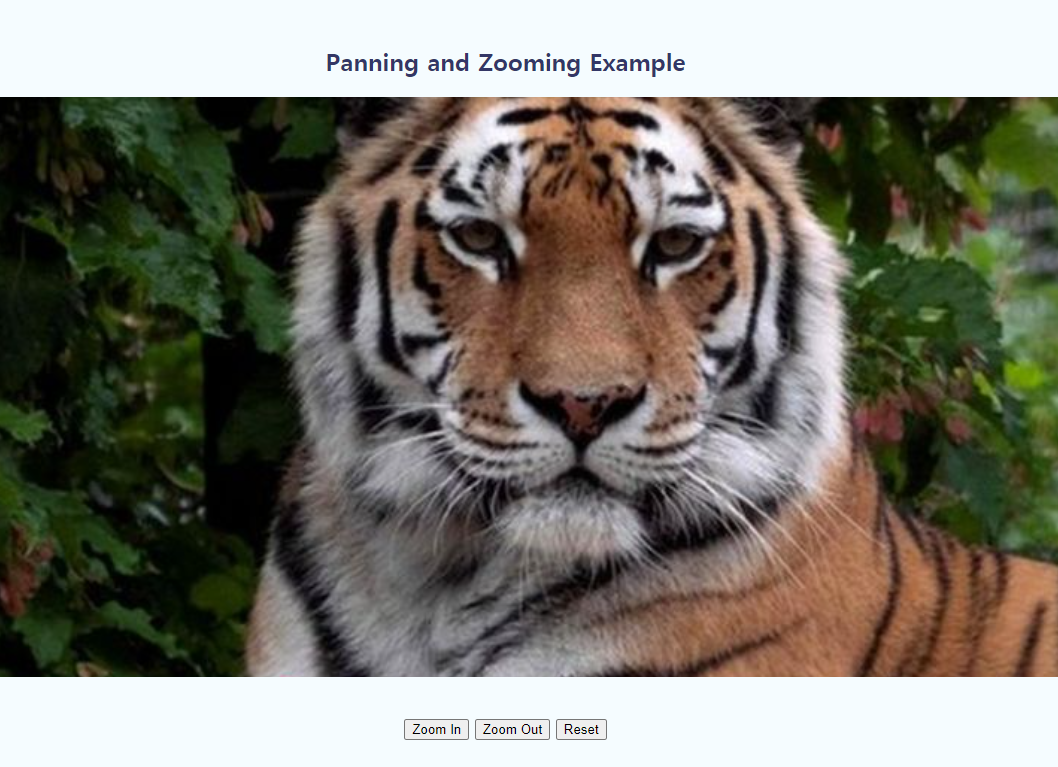
#> input picture panzoom executing.png, 1058 x 767 px, found by its file name
$ python MainProcessor.py
#> lines starting #> are read from the running program, lines starting #| are printed output that depends on the picture
### ImageHandler.py
# imorting the module
from SelectionTracker import SelectionTracker
import cv2
import imutils
from tkinter import *

class ImageHandler:
    windowName = 'ImageProcessing'
    filePath = ''
    tracker = SelectionTracker()

    # root = Tk()
    # root.title('stored position')

    page = 0
    # width: 1200px, height: 1697px
    yPos = [0, 1697]

    dataType = {'N':'None', 'D':'Data', 'C':'Check', 'S':'Signature'}
    currType = 'None'

    def __init__(self, img):
        # click_eve
        params = [img]

        # window setting
        # how is this method works exactly?
        cv2.namedWindow(self.windowName)

        # setting mouse handler for the image
        # and calling the click_event() function
        # params like array
        cv2.setMouseCallback(self.windowName, self.click_event, params)

        cv2.imshow(self.windowName, self.resize(img))

        # self.tracker.root.mainloop()

        self.loop()

        self.destroy()

    def loop(self):
        while True:
            keycode = cv2.waitKey(0)
            print(keycode)
            if keycode == ord('q') or keycode == 27 or keycode == -1:
                print('quit..')
                break

            # toggle data type
            if keycode == ord('d') or keycode == ord('D'):
                if self.currType != self.dataType['D']:
                    self.currType = self.dataType['D']
                else:
                    self.currType = self.dataType['N']
                continue

            if keycode == ord('n') or keycode == ord('N'):
                if self.currType != self.dataType['N']:
                    self.currType = self.dataType['N']
                continue

            if keycode == ord('c') or keycode == ord('C'):
                if self.currType != self.dataType['C']:
                    self.currType = self.dataType['C']
                else:
                    self.currType = self.dataType['N']
                continue

            if keycode == ord('s') or keycode == ord('S'):
                if self.currType != self.dataType['S']:
                    self.currType = self.dataType['S']
                else:
                    self.currType = self.dataType['N']
                continue

    # returned resized image
    def resize(self, img):
        # [4 lines of commented-out code are left out]
        print('width;' , (img.shape[1]), 'height;' , (img.shape[0]))
        dim = (1200, 1697)
        # dim = (1358, 1920)

        return cv2.resize(img, dim, interpolation=cv2.INTER_BITS)

    # [54 lines left out: function click_event, not called in this run]

    def destroy(self):
        cv2.destroyAllWindows()

    # update stored position
    # [13 lines left out: function update_tk, not called in this run]

### SelectionTracker.py
from collections import deque
from tkinter import *

class Selection:
    id = 0
    content = ''

    def __init__(self, id, content):
        self.id = id
        self.content = content

    def __str__(self):
        return self.content


class SelectionTracker:
    selections = 0
    stored = deque()

    root = Tk()
    root.title('tkinter')

    def __init__(self):
        print()


    def add(self, str):
        self.selections += 1
        self.stored.append(Selection(self.selections+1, str))

    def remove(self):
        self.stored.pop();

    # [4 lines left out: function show, not called in this run]

    def save(self):
        print('save as a text file')

### MainProcessor.py
import cv2
from ImageHandler import ImageHandler

if __name__ == "__main__":
    try:
        image = cv2.imread('images/panzoom executing.png', 1)
#> image is the input picture: shape (767, 1058, 3); mean B, G, R 108, 118.2, 121
        handler = ImageHandler(img=image)
#| width; 1058 height; 767
#> in resize, `return cv2.resize(img, dim, interpolation=cv2.INTER_BITS)`:
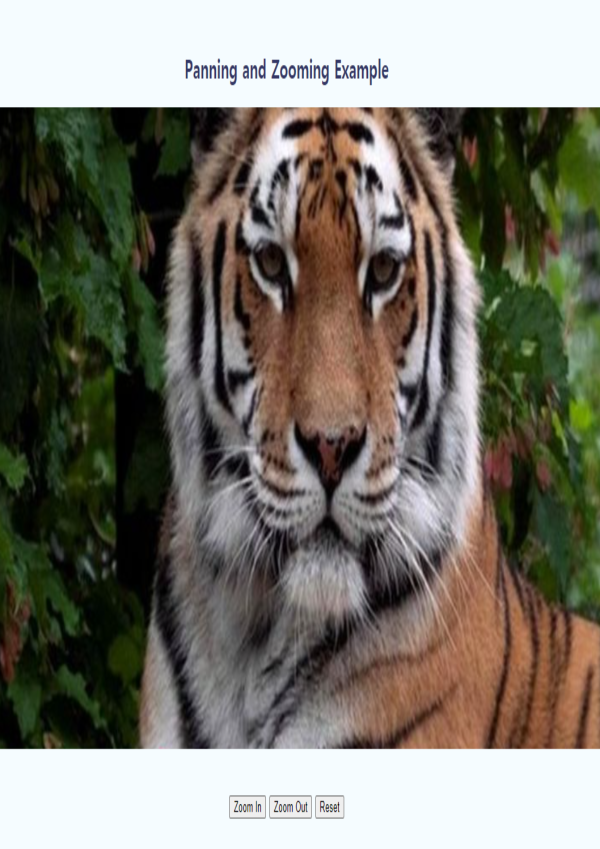
#> returned value: shape (1697, 1200, 3) (shown at 1/2 size); mean of channels 0, 1, 2 108, 118.2, 121; drawn as B, G, R
#> (key q is pressed here)
    except KeyboardInterrupt:
        print('KeyboardInterrupted')
    finally:
        print('bye')
